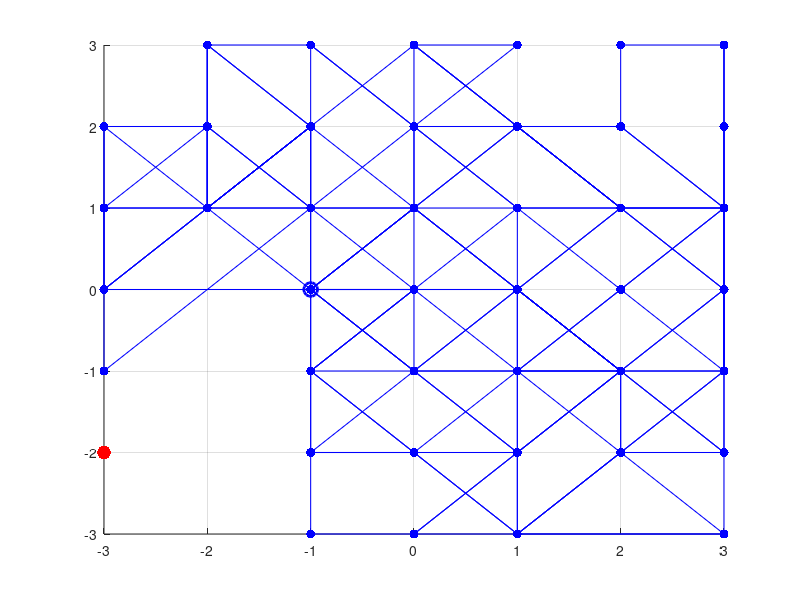

The MATLAB script that drew this image:
function Qgrid = b_staticTarget(Qgrid)
% static target and time can go for longer
% move cursor randomly till target is acquired
% use Q-learning to move the cursor in a more systemic way

% run using something like this:
% Qgrid = b_staticTarget(Qgrid);
% for i = 1:100
%     Qgrid = b_staticTarget(Qgrid);
% end

clc

%% create the 2D space

xmin = -3;
xmax = 3;

ymin = -3;
ymax = 3;

%% Q learning params

alpha = 0.2; % learning rate
gam = 0.75; % discounting rate

%% Target Position and Initial Cursor Position

targXY = [randi([xmin xmax]), randi([ymin ymax])];

cursorXY = [randi([xmin xmax]), randi([ymin ymax])];

% if the cursor and the target are overlaid, just pick a new initial
% position
while sum(cursorXY == targXY) == 2
    cursorXY = [randi([xmin xmax]), randi([ymin ymax])];
end

figure(1), clf, hold on
plot(targXY(1), targXY(2), 'r.','MarkerSize',30)
hcur = plot(cursorXY(1), cursorXY(2), 'bo','MarkerSize',10, 'LineWidth',2);
axis([xmin xmax ymin ymax])
grid on

%% All possible cursor positions

xspace = 2*xmin:2*xmax;
yspace = 2*ymin:2*ymax;

% there are eight possible actions for now
% 1 = left, 2 = up, 3 = right, 4 = down
% 5 = UL,  6 = UR,  7 = DR,  8 = DL

if nargin == 0
    % initialize a matrix of actions, all equally weighted actions
    Qgrid = ones([length(xspace),length(yspace),16]);
end

% Qgrid [=] For every spatial location the cursor is in, there's an
% appropriate action that can be taken

%% Iterate through time and figure out cursor actions

% store all the cursor positions
cursorMAT = [];
cursorMAT = [cursorMAT; cursorXY];

% iterate till cursor intersects the target
while sum(cursorXY == targXY) < 2 && size(cursorMAT,1) < 200
    
    % determine the state for time t-1
    distx = round(targXY(1) - cursorXY(1));
    disty = round(targXY(2) - cursorXY(2));
    
    % find the corresponding Q matrix indecies
    xi = find(xspace == distx);
    yi = find(yspace == disty);
    
    % pick the state-action pair
    actvec = squeeze(Qgrid(xi,yi,:)); % all possible actions and their respective rewards
    actvec = round((actvec./sum(actvec)).*100); % ensure they are all probabilities
    decivec = [];
    for d = 1:length(actvec) % iterate through the possible decisions
       decivec = [decivec, d.*ones(1,actvec(d))];
    end
    
    % pick a decision
    act = datasample(decivec, 1);
    
    % try to integrate a multiplier
    step = 1;
    if act - 8 > 0
        act = act - 8;
        step = 2;
    end
    
    % generate action
    switch act
        case 1 % left
            if cursorXY(1) - step >= xmin
                cursorXY(1) = cursorXY(1) - step;
            end
        case 2 % up
            if cursorXY(2) + step <= ymax
                cursorXY(2) = cursorXY(2) + step;
            end
        case 3 % right
            if cursorXY(1) + step <= xmax
                cursorXY(1) = cursorXY(1) + step;
            end
        case 4 % down
            if cursorXY(2) - step >= ymin
                cursorXY(2) = cursorXY(2) - step;
            end
        case 5 % UL
            if cursorXY(2) + step <= ymax && cursorXY(1) - step >= xmin
                cursorXY(2) = cursorXY(2) + step;
                cursorXY(1) = cursorXY(1) - step;
            end
        case 6 % UR
            if cursorXY(2) + step <= ymax && cursorXY(1) + step <= xmax
                cursorXY(2) = cursorXY(2) + step;
                cursorXY(1) = cursorXY(1) + step;
            end
        case 7 % DR
            if cursorXY(2) - step >= ymin && cursorXY(1) + step <= xmax
                cursorXY(2) = cursorXY(2) - step;
                cursorXY(1) = cursorXY(1) + step;
            end
        case 8 % DL
            if cursorXY(2) - step >= ymin && cursorXY(1) - step >= xmin
                cursorXY(2) = cursorXY(2) - step;
                cursorXY(1) = cursorXY(1) - step;
            end
    end %switch
    
    % determine reward
    if sum(cursorXY == targXY) == 2 
        rew = 100; % 
    else
        rew = -1;
    end
    
    % find out what the next state will be
    distx = round(targXY(1) - cursorXY(1));
    disty = round(targXY(2) - cursorXY(2));
    
    % find the corresponding Q matrix indecies
    xi_p = find(xspace == distx);
    yi_p = find(yspace == disty);
    
    % restore act to it's stepped value
    if step == 2
        act = act + 8;
    end
    
    % update the Q matrix
    % Q(s,a) <- (1-alpha)*Q(s,a) + alpha*(rew + gam*max(Q(s',a')))
    Qgrid(xi,yi,act) = (1-alpha)*Qgrid(xi,yi,act) + alpha*(rew + gam*max(Qgrid(xi_p,yi_p,:)));
    
    
    % plotting
    cursorMAT = [cursorMAT; cursorXY]; %#ok<AGROW>
    
    set(hcur, 'XData', cursorXY(1), 'YData', cursorXY(2))
    drawnow
    pause(0.01)
end

%% plot the resulting cursor positions

figure(1),
plot(cursorMAT(:,1), cursorMAT(:,2), 'b.', 'MarkerSize', 20)
plot(cursorMAT(:,1), cursorMAT(:,2), 'b-', 'LineWidth', 0.75)

